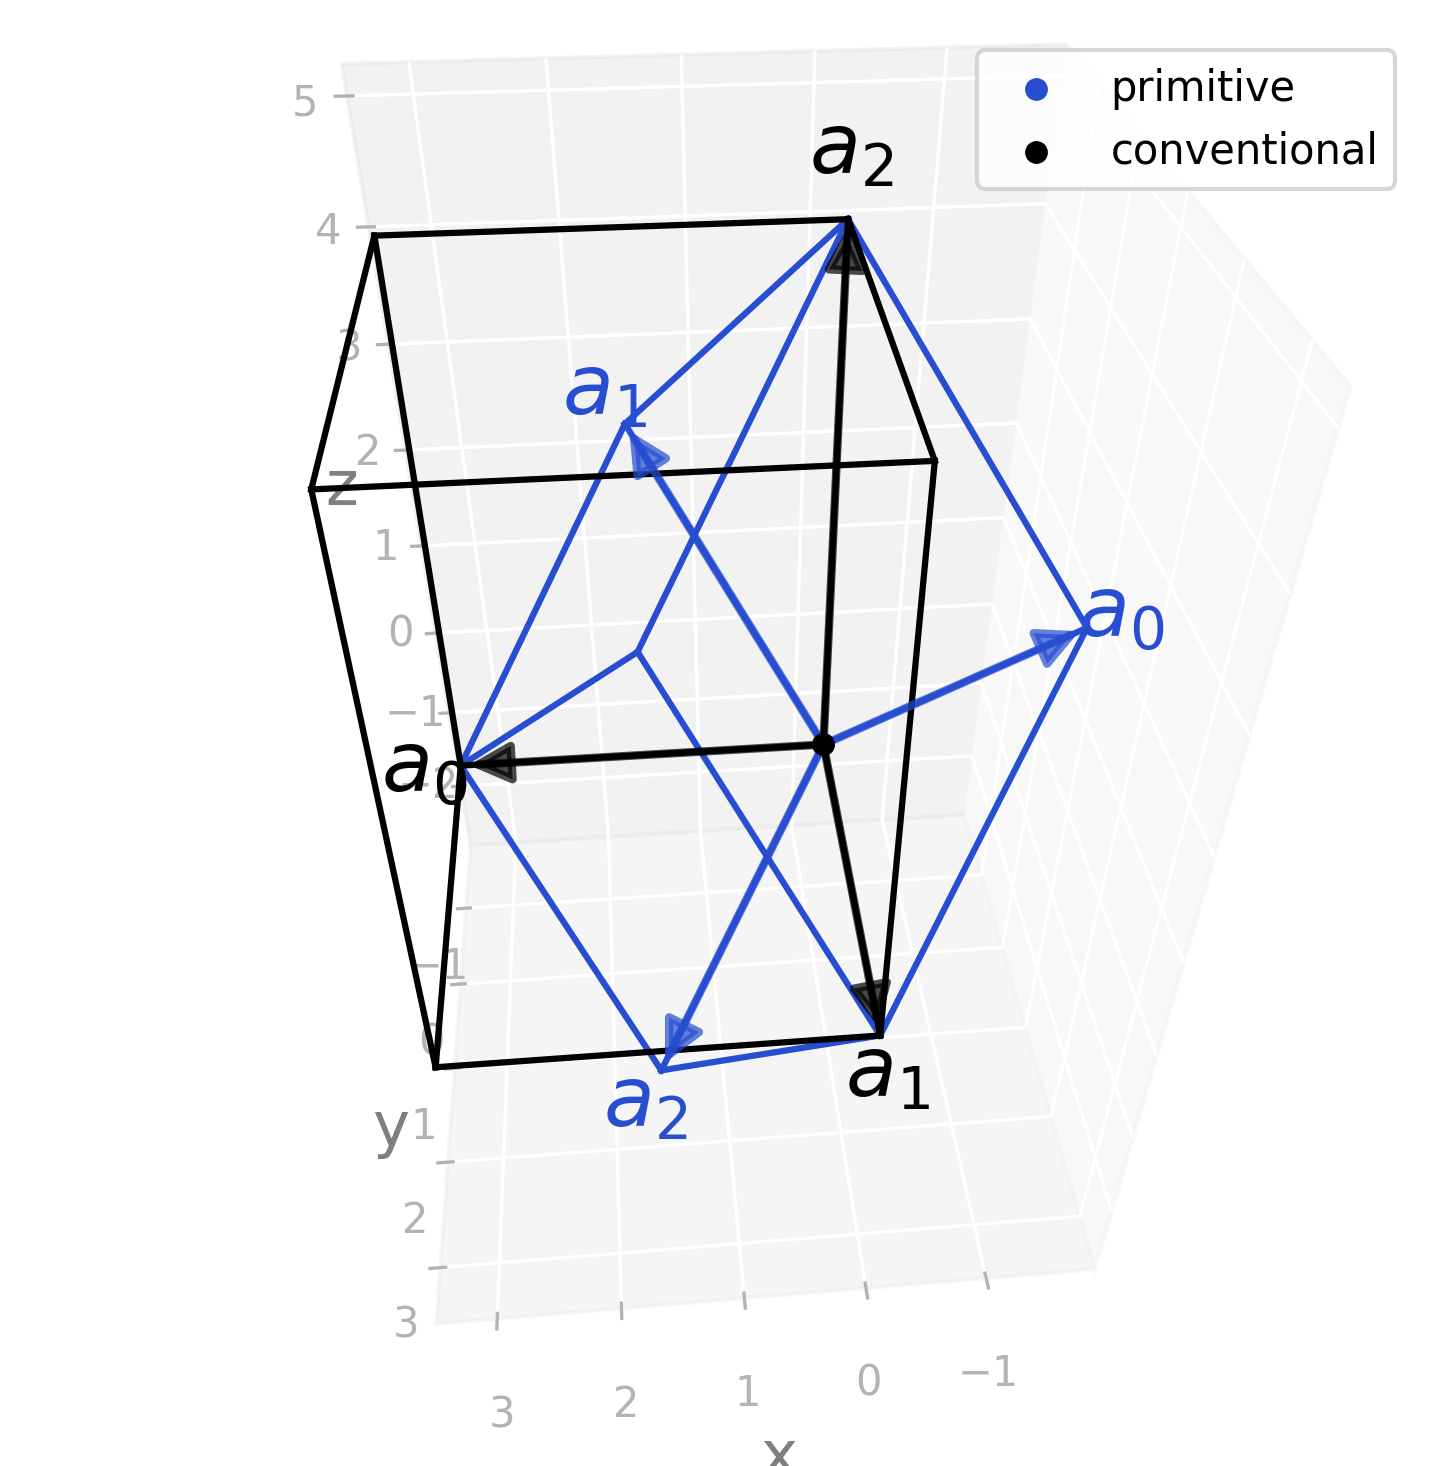

Write the Python code that produced this figure.
import radtools as rad

l = rad.lattice_example("BCT2")
backend = rad.MatplotlibBackend()
backend.plot(l, kind="primitive", label="primitive")
backend.legend()
backend.plot(l, kind="conventional", label="conventional", color="black")
backend.legend()
# Save an image:
backend.save("bct2_real.png", elev=40, azim=85, dpi=300, bbox_inches="tight")
# Interactive plot:
backend.show(elev=40, azim=85)
